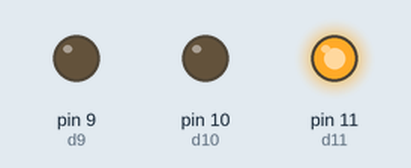
The sketch below on a simulated Arduino Uno, built with avr-gcc and run on an emulated ATmega328P. Parts: output pins drawn as LEDs (lit = HIGH).

Above: at 1.0 s.
At 3.0 s:
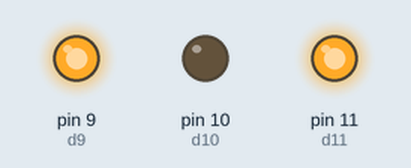
At 5.0 s:
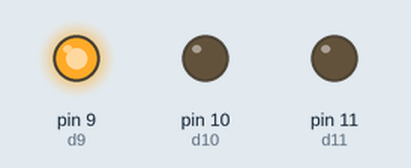
Timing chart, 0 to 7.8 s (numbered marks = the images above):
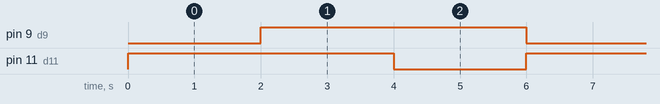

Measured:
- by itself, pin 9 (d9), pin 11 (d11): alternates HIGH for 4.0 s and LOW for 2.0 s
- by itself, everything shown: repeats every 6.0 s, in 3 steps

The sketch:

Traffic_light.ino
```cpp
//(RGB LED) TRAFFIC LIGHT SETUP

int d9=9;
int d10=10;
int d11=11;

void setup()
{
  pinMode(d9,OUTPUT); //GREEN
  pinMode(d10,OUTPUT); //BLUE
  pinMode(d11,OUTPUT); //RED
}

void loop()
{
  digitalWrite(d9,LOW);
  digitalWrite(d11,HIGH);
  delay(2000);
  digitalWrite(d9,HIGH);
  delay(2000);
  digitalWrite(d11,LOW);
  delay(2000);
}
```
